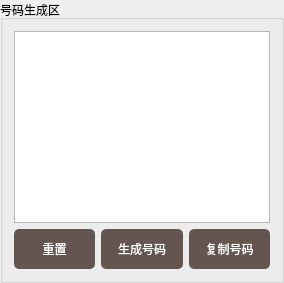
      <widget class="QGroupBox" name="groupBox_11">
       <property name="title">
        <string>号码生成区</string>
       </property>
       <layout class="QVBoxLayout" name="verticalLayout_20">
        <item>
         <layout class="QVBoxLayout" name="verticalLayout_19">
          <item>
           <widget class="QTextEdit" name="textEdit"/>
          </item>
          <item>
           <layout class="QHBoxLayout" name="horizontalLayout_20">
            <item>
             <widget class="QPushButton" name="pushButton_26">
              <property name="styleSheet">
               <string notr="true">QPushButton:hover
{
background-color: rgb(180, 85, 100);
border-radius:5px;
color:white;
}

QPushButton:hover:pressed
{
background-color:rgb(180, 85, 100);
border-radius:5px;
color:white;
}

QPushButton
{
background-color:rgb(100, 85, 80);
color:white;
border-radius:5px;
height: 40px;
min-width: 20px;
spacing: 10px;
padding: 0px 0px;
}</string>
              </property>
              <property name="text">
               <string>重置</string>
              </property>
             </widget>
            </item>
            <item>
             <widget class="QPushButton" name="pushButton_25">
              <property name="styleSheet">
               <string notr="true">QPushButton:hover
{
background-color: rgb(180, 85, 100);
border-radius:5px;
color:white;
}

QPushButton:hover:pressed
{
background-color:rgb(180, 85, 100);
border-radius:5px;
color:white;
}

QPushButton
{
background-color:rgb(100, 85, 80);
color:white;
border-radius:5px;
height: 40px;
min-width: 20px;
spacing: 10px;
padding: 0px 0px;
}</string>
              </property>
              <property name="text">
               <string>生成号码</string>
              </property>
             </widget>
            </item>
            <item>
             <widget class="QPushButton" name="pushButton_27">
              <property name="styleSheet">
               <string notr="true">QPushButton:hover
{
background-color: rgb(180, 85, 100);
border-radius:5px;
color:white;
}

QPushButton:hover:pressed
{
background-color:rgb(180, 85, 100);
border-radius:5px;
color:white;
}

QPushButton
{
background-color:rgb(100, 85, 80);
color:white;
border-radius:5px;
height: 40px;
min-width: 20px;
spacing: 10px;
padding: 0px 0px;
}</string>
              </property>
              <property name="text">
               <string>复制号码</string>
              </property>
             </widget>
            </item>
           </layout>
          </item>
         </layout>
        </item>
       </layout>
      </widget>
